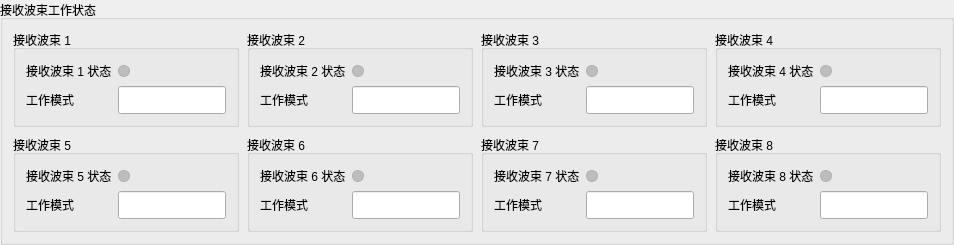
               <widget class="QGroupBox" name="gbRxBeamWorkStatusPanel">
                <property name="title">
                 <string>接收波束工作状态</string>
                </property>
                <layout class="QGridLayout" name="layoutRxBeamWorkGrid">
                 <property name="leftMargin">
                  <number>10</number>
                 </property>
                 <property name="topMargin">
                  <number>10</number>
                 </property>
                 <property name="rightMargin">
                  <number>10</number>
                 </property>
                 <property name="bottomMargin">
                  <number>10</number>
                 </property>
                 <property name="spacing">
                  <number>8</number>
                 </property>
                 <item row="0" column="0">
                  <widget class="QGroupBox" name="gbRxBeamWork1">
                   <property name="title">
                    <string>接收波束 1</string>
                   </property>
                   <layout class="QGridLayout" name="layoutRxBeamWork1">
                    <property name="leftMargin">
                     <number>10</number>
                    </property>
                    <property name="topMargin">
                     <number>12</number>
                    </property>
                    <property name="rightMargin">
                     <number>10</number>
                    </property>
                    <property name="bottomMargin">
                     <number>10</number>
                    </property>
                    <property name="spacing">
                     <number>6</number>
                    </property>
                    <item row="0" column="0">
                     <widget class="QLabel" name="lblRxBeam1WorkStatus">
                      <property name="text">
                       <string>接收波束 1 状态</string>
                      </property>
                     </widget>
                    </item>
                    <item row="0" column="1">
                     <widget class="QLabel" name="ledRxBeam1WorkStatus">
                      <property name="minimumSize">
                       <size>
                        <width>12</width>
                        <height>12</height>
                       </size>
                      </property>
                      <property name="maximumSize">
                       <size>
                        <width>12</width>
                        <height>12</height>
                       </size>
                      </property>
                      <property name="styleSheet">
                       <string notr="true">background:#BDBDBD;border:1px solid #AFAFAF;border-radius:6px;</string>
                      </property>
                      <property name="text">
                       <string/>
                      </property>
                     </widget>
                    </item>
                    <item row="1" column="0">
                     <widget class="QLabel" name="lblRxBeam1WorkMode">
                      <property name="text">
                       <string>工作模式</string>
                      </property>
                     </widget>
                    </item>
                    <item row="1" column="1">
                     <widget class="QLineEdit" name="leRxBeam1WorkMode">
                      <property name="minimumSize">
                       <size>
                        <width>92</width>
                        <height>28</height>
                       </size>
                      </property>
                      <property name="maximumSize">
                       <size>
                        <width>16777215</width>
                        <height>30</height>
                       </size>
                      </property>
                     </widget>
                    </item>
                   </layout>
                  </widget>
                 </item>
                 <item row="0" column="1">
                  <widget class="QGroupBox" name="gbRxBeamWork2">
                   <property name="title">
                    <string>接收波束 2</string>
                   </property>
                   <layout class="QGridLayout" name="layoutRxBeamWork2">
                    <property name="leftMargin">
                     <number>10</number>
                    </property>
                    <property name="topMargin">
                     <number>12</number>
                    </property>
                    <property name="rightMargin">
                     <number>10</number>
                    </property>
                    <property name="bottomMargin">
                     <number>10</number>
                    </property>
                    <property name="spacing">
                     <number>6</number>
                    </property>
                    <item row="0" column="0">
                     <widget class="QLabel" name="lblRxBeam2WorkStatus">
                      <property name="text">
                       <string>接收波束 2 状态</string>
                      </property>
                     </widget>
                    </item>
                    <item row="0" column="1">
                     <widget class="QLabel" name="ledRxBeam2WorkStatus">
                      <property name="minimumSize">
                       <size>
                        <width>12</width>
                        <height>12</height>
                       </size>
                      </property>
                      <property name="maximumSize">
                       <size>
                        <width>12</width>
                        <height>12</height>
                       </size>
                      </property>
                      <property name="styleSheet">
                       <string notr="true">background:#BDBDBD;border:1px solid #AFAFAF;border-radius:6px;</string>
                      </property>
                      <property name="text">
                       <string/>
                      </property>
                     </widget>
                    </item>
                    <item row="1" column="0">
                     <widget class="QLabel" name="lblRxBeam2WorkMode">
                      <property name="text">
                       <string>工作模式</string>
                      </property>
                     </widget>
                    </item>
                    <item row="1" column="1">
                     <widget class="QLineEdit" name="leRxBeam2WorkMode">
                      <property name="minimumSize">
                       <size>
                        <width>92</width>
                        <height>28</height>
                       </size>
                      </property>
                      <property name="maximumSize">
                       <size>
                        <width>16777215</width>
                        <height>30</height>
                       </size>
                      </property>
                     </widget>
                    </item>
                   </layout>
                  </widget>
                 </item>
                 <item row="0" column="2">
                  <widget class="QGroupBox" name="gbRxBeamWork3">
                   <property name="title">
                    <string>接收波束 3</string>
                   </property>
                   <layout class="QGridLayout" name="layoutRxBeamWork3">
                    <property name="leftMargin">
                     <number>10</number>
                    </property>
                    <property name="topMargin">
                     <number>12</number>
                    </property>
                    <property name="rightMargin">
                     <number>10</number>
                    </property>
                    <property name="bottomMargin">
                     <number>10</number>
                    </property>
                    <property name="spacing">
                     <number>6</number>
                    </property>
                    <item row="0" column="0">
                     <widget class="QLabel" name="lblRxBeam3WorkStatus">
                      <property name="text">
                       <string>接收波束 3 状态</string>
                      </property>
                     </widget>
                    </item>
                    <item row="0" column="1">
                     <widget class="QLabel" name="ledRxBeam3WorkStatus">
                      <property name="minimumSize">
                       <size>
                        <width>12</width>
                        <height>12</height>
                       </size>
                      </property>
                      <property name="maximumSize">
                       <size>
                        <width>12</width>
                        <height>12</height>
                       </size>
                      </property>
                      <property name="styleSheet">
                       <string notr="true">background:#BDBDBD;border:1px solid #AFAFAF;border-radius:6px;</string>
                      </property>
                      <property name="text">
                       <string/>
                      </property>
                     </widget>
                    </item>
                    <item row="1" column="0">
                     <widget class="QLabel" name="lblRxBeam3WorkMode">
                      <property name="text">
                       <string>工作模式</string>
                      </property>
                     </widget>
                    </item>
                    <item row="1" column="1">
                     <widget class="QLineEdit" name="leRxBeam3WorkMode">
                      <property name="minimumSize">
                       <size>
                        <width>92</width>
                        <height>28</height>
                       </size>
                      </property>
                      <property name="maximumSize">
                       <size>
                        <width>16777215</width>
                        <height>30</height>
                       </size>
                      </property>
                     </widget>
                    </item>
                   </layout>
                  </widget>
                 </item>
                 <item row="0" column="3">
                  <widget class="QGroupBox" name="gbRxBeamWork4">
                   <property name="title">
                    <string>接收波束 4</string>
                   </property>
                   <layout class="QGridLayout" name="layoutRxBeamWork4">
                    <property name="leftMargin">
                     <number>10</number>
                    </property>
                    <property name="topMargin">
                     <number>12</number>
                    </property>
                    <property name="rightMargin">
                     <number>10</number>
                    </property>
                    <property name="bottomMargin">
                     <number>10</number>
                    </property>
                    <property name="spacing">
                     <number>6</number>
                    </property>
                    <item row="0" column="0">
                     <widget class="QLabel" name="lblRxBeam4WorkStatus">
                      <property name="text">
                       <string>接收波束 4 状态</string>
                      </property>
                     </widget>
                    </item>
                    <item row="0" column="1">
                     <widget class="QLabel" name="ledRxBeam4WorkStatus">
                      <property name="minimumSize">
                       <size>
                        <width>12</width>
                        <height>12</height>
                       </size>
                      </property>
                      <property name="maximumSize">
                       <size>
                        <width>12</width>
                        <height>12</height>
                       </size>
                      </property>
                      <property name="styleSheet">
                       <string notr="true">background:#BDBDBD;border:1px solid #AFAFAF;border-radius:6px;</string>
                      </property>
                      <property name="text">
                       <string/>
                      </property>
                     </widget>
                    </item>
                    <item row="1" column="0">
                     <widget class="QLabel" name="lblRxBeam4WorkMode">
                      <property name="text">
                       <string>工作模式</string>
                      </property>
                     </widget>
                    </item>
                    <item row="1" column="1">
                     <widget class="QLineEdit" name="leRxBeam4WorkMode">
                      <property name="minimumSize">
                       <size>
                        <width>92</width>
                        <height>28</height>
                       </size>
                      </property>
                      <property name="maximumSize">
                       <size>
                        <width>16777215</width>
                        <height>30</height>
                       </size>
                      </property>
                     </widget>
                    </item>
                   </layout>
                  </widget>
                 </item>
                 <item row="1" column="0">
                  <widget class="QGroupBox" name="gbRxBeamWork5">
                   <property name="title">
                    <string>接收波束 5</string>
                   </property>
                   <layout class="QGridLayout" name="layoutRxBeamWork5">
                    <property name="leftMargin">
                     <number>10</number>
                    </property>
                    <property name="topMargin">
                     <number>12</number>
                    </property>
                    <property name="rightMargin">
                     <number>10</number>
                    </property>
                    <property name="bottomMargin">
                     <number>10</number>
                    </property>
                    <property name="spacing">
                     <number>6</number>
                    </property>
                    <item row="0" column="0">
                     <widget class="QLabel" name="lblRxBeam5WorkStatus">
                      <property name="text">
                       <string>接收波束 5 状态</string>
                      </property>
                     </widget>
                    </item>
                    <item row="0" column="1">
                     <widget class="QLabel" name="ledRxBeam5WorkStatus">
                      <property name="minimumSize">
                       <size>
                        <width>12</width>
                        <height>12</height>
                       </size>
                      </property>
                      <property name="maximumSize">
                       <size>
                        <width>12</width>
                        <height>12</height>
                       </size>
                      </property>
                      <property name="styleSheet">
                       <string notr="true">background:#BDBDBD;border:1px solid #AFAFAF;border-radius:6px;</string>
                      </property>
                      <property name="text">
                       <string/>
                      </property>
                     </widget>
                    </item>
                    <item row="1" column="0">
                     <widget class="QLabel" name="lblRxBeam5WorkMode">
                      <property name="text">
                       <string>工作模式</string>
                      </property>
                     </widget>
                    </item>
                    <item row="1" column="1">
                     <widget class="QLineEdit" name="leRxBeam5WorkMode">
                      <property name="minimumSize">
                       <size>
                        <width>92</width>
                        <height>28</height>
                       </size>
                      </property>
                      <property name="maximumSize">
                       <size>
                        <width>16777215</width>
                        <height>30</height>
                       </size>
                      </property>
                     </widget>
                    </item>
                   </layout>
                  </widget>
                 </item>
                 <item row="1" column="1">
                  <widget class="QGroupBox" name="gbRxBeamWork6">
                   <property name="title">
                    <string>接收波束 6</string>
                   </property>
                   <layout class="QGridLayout" name="layoutRxBeamWork6">
                    <property name="leftMargin">
                     <number>10</number>
                    </property>
                    <property name="topMargin">
                     <number>12</number>
                    </property>
                    <property name="rightMargin">
                     <number>10</number>
                    </property>
                    <property name="bottomMargin">
                     <number>10</number>
                    </property>
                    <property name="spacing">
                     <number>6</number>
                    </property>
                    <item row="0" column="0">
                     <widget class="QLabel" name="lblRxBeam6WorkStatus">
                      <property name="text">
                       <string>接收波束 6 状态</string>
                      </property>
                     </widget>
                    </item>
                    <item row="0" column="1">
                     <widget class="QLabel" name="ledRxBeam6WorkStatus">
                      <property name="minimumSize">
                       <size>
                        <width>12</width>
                        <height>12</height>
                       </size>
                      </property>
                      <property name="maximumSize">
                       <size>
                        <width>12</width>
                        <height>12</height>
                       </size>
                      </property>
                      <property name="styleSheet">
                       <string notr="true">background:#BDBDBD;border:1px solid #AFAFAF;border-radius:6px;</string>
                      </property>
                      <property name="text">
                       <string/>
                      </property>
                     </widget>
                    </item>
                    <item row="1" column="0">
                     <widget class="QLabel" name="lblRxBeam6WorkMode">
                      <property name="text">
                       <string>工作模式</string>
                      </property>
                     </widget>
                    </item>
                    <item row="1" column="1">
                     <widget class="QLineEdit" name="leRxBeam6WorkMode">
                      <property name="minimumSize">
                       <size>
                        <width>92</width>
                        <height>28</height>
                       </size>
                      </property>
                      <property name="maximumSize">
                       <size>
                        <width>16777215</width>
                        <height>30</height>
                       </size>
                      </property>
                     </widget>
                    </item>
                   </layout>
                  </widget>
                 </item>
                 <item row="1" column="2">
                  <widget class="QGroupBox" name="gbRxBeamWork7">
                   <property name="title">
                    <string>接收波束 7</string>
                   </property>
                   <layout class="QGridLayout" name="layoutRxBeamWork7">
                    <property name="leftMargin">
                     <number>10</number>
                    </property>
                    <property name="topMargin">
                     <number>12</number>
                    </property>
                    <property name="rightMargin">
                     <number>10</number>
                    </property>
                    <property name="bottomMargin">
                     <number>10</number>
                    </property>
                    <property name="spacing">
                     <number>6</number>
                    </property>
                    <item row="0" column="0">
                     <widget class="QLabel" name="lblRxBeam7WorkStatus">
                      <property name="text">
                       <string>接收波束 7 状态</string>
                      </property>
                     </widget>
                    </item>
                    <item row="0" column="1">
                     <widget class="QLabel" name="ledRxBeam7WorkStatus">
                      <property name="minimumSize">
                       <size>
                        <width>12</width>
                        <height>12</height>
                       </size>
                      </property>
                      <property name="maximumSize">
                       <size>
                        <width>12</width>
                        <height>12</height>
                       </size>
                      </property>
                      <property name="styleSheet">
                       <string notr="true">background:#BDBDBD;border:1px solid #AFAFAF;border-radius:6px;</string>
                      </property>
                      <property name="text">
                       <string/>
                      </property>
                     </widget>
                    </item>
                    <item row="1" column="0">
                     <widget class="QLabel" name="lblRxBeam7WorkMode">
                      <property name="text">
                       <string>工作模式</string>
                      </property>
                     </widget>
                    </item>
                    <item row="1" column="1">
                     <widget class="QLineEdit" name="leRxBeam7WorkMode">
                      <property name="minimumSize">
                       <size>
                        <width>92</width>
                        <height>28</height>
                       </size>
                      </property>
                      <property name="maximumSize">
                       <size>
                        <width>16777215</width>
                        <height>30</height>
                       </size>
                      </property>
                     </widget>
                    </item>
                   </layout>
                  </widget>
                 </item>
                 <item row="1" column="3">
                  <widget class="QGroupBox" name="gbRxBeamWork8">
                   <property name="title">
                    <string>接收波束 8</string>
                   </property>
                   <layout class="QGridLayout" name="layoutRxBeamWork8">
                    <property name="leftMargin">
                     <number>10</number>
                    </property>
                    <property name="topMargin">
                     <number>12</number>
                    </property>
                    <property name="rightMargin">
                     <number>10</number>
                    </property>
                    <property name="bottomMargin">
                     <number>10</number>
                    </property>
                    <property name="spacing">
                     <number>6</number>
                    </property>
                    <item row="0" column="0">
                     <widget class="QLabel" name="lblRxBeam8WorkStatus">
                      <property name="text">
                       <string>接收波束 8 状态</string>
                      </property>
                     </widget>
                    </item>
                    <item row="0" column="1">
                     <widget class="QLabel" name="ledRxBeam8WorkStatus">
                      <property name="minimumSize">
                       <size>
                        <width>12</width>
                        <height>12</height>
                       </size>
                      </property>
                      <property name="maximumSize">
                       <size>
                        <width>12</width>
                        <height>12</height>
                       </size>
                      </property>
                      <property name="styleSheet">
                       <string notr="true">background:#BDBDBD;border:1px solid #AFAFAF;border-radius:6px;</string>
                      </property>
                      <property name="text">
                       <string/>
                      </property>
                     </widget>
                    </item>
                    <item row="1" column="0">
                     <widget class="QLabel" name="lblRxBeam8WorkMode">
                      <property name="text">
                       <string>工作模式</string>
                      </property>
                     </widget>
                    </item>
                    <item row="1" column="1">
                     <widget class="QLineEdit" name="leRxBeam8WorkMode">
                      <property name="minimumSize">
                       <size>
                        <width>92</width>
                        <height>28</height>
                       </size>
                      </property>
                      <property name="maximumSize">
                       <size>
                        <width>16777215</width>
                        <height>30</height>
                       </size>
                      </property>
                     </widget>
                    </item>
                   </layout>
                  </widget>
                 </item>
                </layout>
               </widget>
